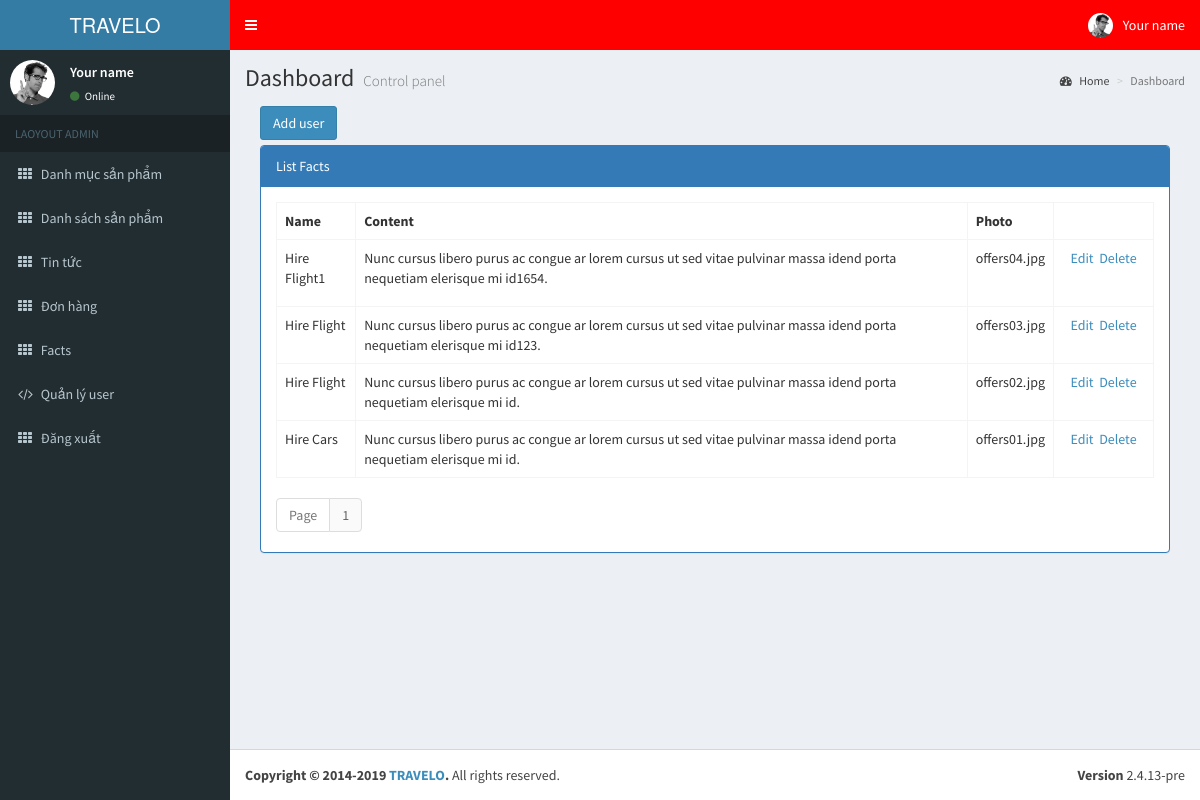
Screenshot of /backend/index.php?controller=fact (signed in) with the database file from the repository.
### tables this page shows
CREATE TABLE `facts` (
  `id` int(11) NOT NULL,
  `name` varchar(500) NOT NULL,
  `photo` varchar(500) NOT NULL,
  `content` varchar(500) NOT NULL
);

### backend/controllers/FactController.php (called while the page is built, shortened)
<?php
	include "models/FactModel.php";
	class FactController extends Controller{
		public function index(){
			$recordPerPage = 25;
			$numPage = ceil($this->totalRecord()/$recordPerPage);
			$data = $this->modelRead($recordPerPage);
			$this->loadView("FactView.php",["data"=>$data,"numPage"=>$numPage]);
		}
	}
 ?>

### backend/models/FactModel.php (called while the page is built, shortened)
<?php
	trait FactModel{
		public function modelRead($recordPerPage){
			$p = isset($_GET["p"]) && is_numeric($_GET["p"]) && $_GET["p"] > 0 ? ($_GET["p"]-1) : 0;
			$from = $p * $recordPerPage;
			$conn = Connection::getInstance();
			$query = $conn->query("select * from facts order by id desc limit $from,$recordPerPage");
			$result = $query->fetchAll();
			return $result;
		}
		public function totalRecord(){
			$conn = Connection::getInstance();
			$query = $conn->query("select id from facts");
			return $query->rowCount();
		}
	}
 ?>

### backend/views/FactView.php (the view, shortened to what this page needs)
<div class="col-md-12">
    <div style="margin-bottom:5px;">
        <a href="index.php?controller=fact&action=create" class="btn btn-primary">Add user</a>
    </div>
    <div class="panel panel-primary">
        <div class="panel-heading">List Facts</div>
        <div class="panel-body">
            <table class="table table-bordered table-hover">
                <tr>
                    <th>Name</th>
                    <th>Content</th>
                    <th>Photo</th>
                    <th style="width:100px;"></th>
                </tr>
                <?php foreach($data as $rows): ?>
                <tr>
                    <td><?php echo $rows->name; ?></td>
                    <td><?php echo $rows->content; ?></td>
                    <td><?php echo $rows->photo; ?></td>
                    <td style="text-align:center;">
                        <a href="index.php?controller=fact&action=update&id=<?php echo $rows->id; ?>">Edit</a>&nbsp;
                        <a href="index.php?controller=fact&action=delete&id=<?php echo $rows->id; ?>" onclick="return window.confirm('Are you sure?');">Delete</a>
                    </td>
                </tr>
            	<?php endforeach; ?>
            </table>
            <div>
            	<ul class="pagination">
            		<li class="disabled"><a href="#">Page</a></li>
            		<?php for($i = 1; $i <= $numPage; $i++): ?>
            		<li><a href="index.php?controller=fact&p=<?php echo $i; ?>"><?php echo $i; ?></a></li>
            		<?php endfor; ?>
            	</ul>
            </div>
        </div>
    </div>
</div>

### assets/backend/layout1/css/style.css (style rules this page uses)
body { background-color: red; }

### backend/views/FactView.php (style rules this page uses)
.pagination { padding:0px; margin:0px; }

### rows the page displays
facts: name "Hire Flight1", content "Nunc cursus libero purus ac congue ar lorem cursus ut sed vitae pulvinar massa idend porta nequetiam elerisque mi id1654.", photo "offers04.jpg"
facts: name "Hire Flight", content "Nunc cursus libero purus ac congue ar lorem cursus ut sed vitae pulvinar massa idend porta nequetiam elerisque mi id123.", photo "offers03.jpg"
facts: name "Hire Flight", content "Nunc cursus libero purus ac congue ar lorem cursus ut sed vitae pulvinar massa idend porta nequetiam elerisque mi id.", photo "offers02.jpg"
facts: name "Hire Cars", content "Nunc cursus libero purus ac congue ar lorem cursus ut sed vitae pulvinar massa idend porta nequetiam elerisque mi id.", photo "offers01.jpg"
